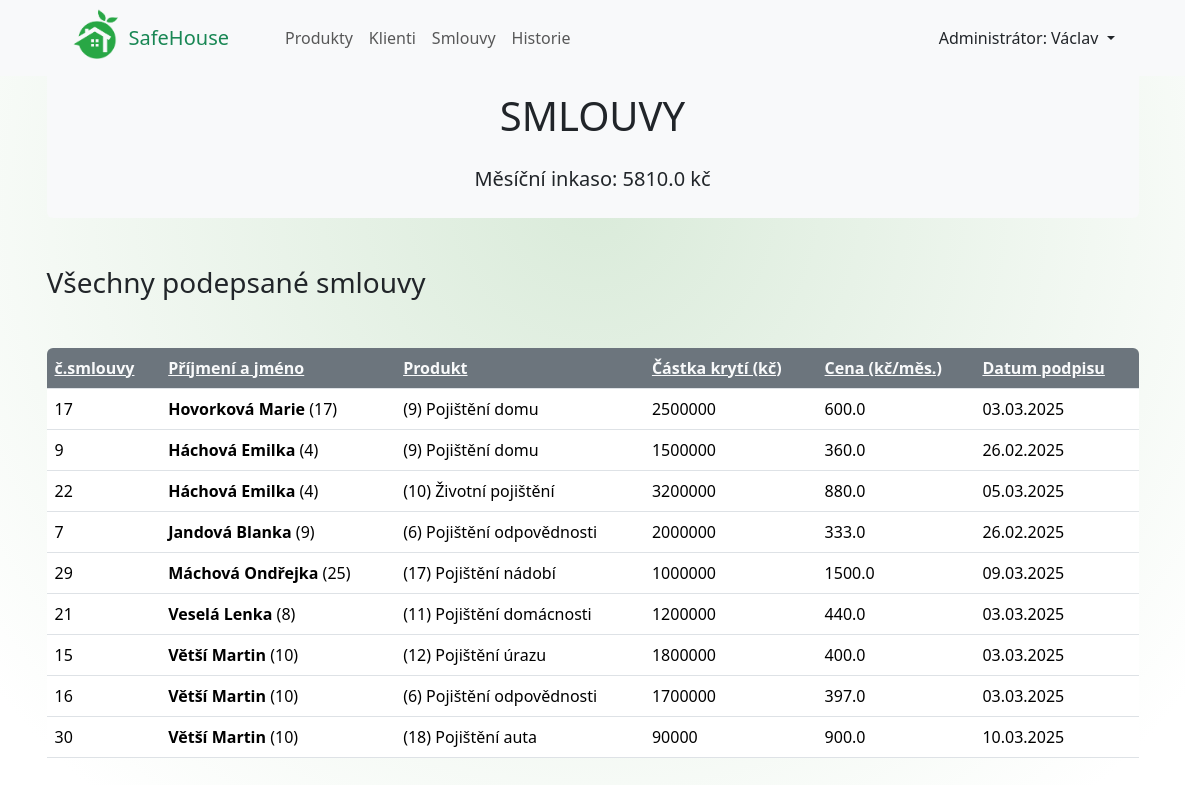
Page /smlouvy?sort=klient__prijmeni on the committed database.
### pojistenci_app/models.py (models this page shows, shortened)
class Smlouvy(models.Model):
    klient = models.ForeignKey(Klienti, on_delete=models.CASCADE)
    produkt = models.ForeignKey(Produkty, on_delete=models.CASCADE)
    castka_kryti = models.IntegerField(verbose_name="Částka krytí")
    cena = models.FloatField(verbose_name="Cena")
    datum = models.DateField(auto_now=True)
    class Meta:
        verbose_name_plural = "Smlouvy"

class Klienti(models.Model):
    jmeno = models.CharField(max_length=40, verbose_name="Jméno")
    prijmeni = models.CharField(max_length=40, verbose_name="Příjmení")
    je_muz = models.BooleanField(default=True)
    narozeni = models.DateField(verbose_name="Datum narození")
    foto = models.CharField(
        max_length=60, verbose_name="Název obrázku")
    datum_registrace = models.DateField(auto_now=True)
    class Meta:
        verbose_name = "Klient"
        verbose_name_plural = "Klienti"

class Produkty(models.Model):
    nazev = models.CharField(max_length=80, verbose_name="Název produktu")
    predmet_kryti = models.CharField(
        max_length=200, verbose_name="Předmět krytí")
    zakladni_castka = models.IntegerField(
        verbose_name="Základní částka krytí")
    zakladni_cena = models.IntegerField(verbose_name="Základní cena")
    pomer = models.FloatField("Poměr mezi částkou krytí a cenou pojištění")
    class Meta:
        verbose_name = "Produkt"
        verbose_name_plural = "Produkty"

### pojistenci_app/views.py (the view)
# urls.py: path('smlouvy',
def smlouvy(request):
    sort_param = request.GET.get("sort", "id")
    smlouvy = Smlouvy.objects.all().order_by(sort_param)
    inkaso_celkem = smlouvy.aggregate(Sum('cena'))
    return render(request, 'pojistenci_app/smlouvy.html', {'smlouvy': smlouvy,
                                                           'inkaso_celkem': inkaso_celkem,
                                                           'sort_param': sort_param})

### pojistenci_app/templates/pojistenci_app/smlouvy.html (shortened to what this page needs)
{% extends "base.html" %}
{% load static %}
{% block styles %}
    <link rel="stylesheet" href="{% static 'pojistenci_app/smlouvy.css' %}">
{% endblock styles %}
{% block content %}
<div class="container-md">
    <div class="bg-light rounded-bottom mb-5">
        <h1 class="text-center pt-3">SMLOUVY</h1>
        <div class="d-flex justify-content-center my-4 pb-2">
        <p class="lead">Měsíční inkaso: <b>{{ inkaso_celkem.cena__sum }} kč</b></p>
        </div>
    </div>
    <h3 class="mb-5">Všechny podepsané smlouvy</h3>
    <table class="table table-hover" id="vsechny_smlouvy">
        <thead>
        <tr>
                <th scope="col" class="bg-secondary">
                    <a class="link-light" href="?sort={% if sort_param == 'id' %}-id
                                   {% else %}id{% endif %}">č.smlouvy</a>
                </th>
                <th scope="col" class="bg-secondary">
                    <a class="link-light" href="?sort={% if sort_param == 'klient__prijmeni' %}-klient__prijmeni
                                   {% else %}klient__prijmeni{% endif %}">Příjmení a jméno</a>
                </th>
                <th scope="col" class="bg-secondary">
                    <a class="link-light" href="?sort={% if sort_param == 'produkt_id__id' %}-produkt_id__id
                                   {% else %}produkt_id__id{% endif %}">Produkt</a>
                </th>
                <th scope="col" class="bg-secondary">
                    <a class="link-light" href="?sort={% if sort_param == 'castka_kryti' %}-castka_kryti
                                   {% else %}castka_kryti{% endif %}">Částka krytí (kč)</a>
                </th>
                <th scope="col" class="bg-secondary">
                    <a class="link-light" href="?sort={% if sort_param == 'cena' %}-cena
                                   {% else %}cena{% endif %}">Cena (kč/měs.)</a>
                </th>
                <th scope="col" class="bg-secondary">
                    <a class="link-light" href="?sort={% if sort_param == 'datum' %}-datum
                                   {% else %}datum{% endif %}">Datum podpisu</a>
                </th>
        </tr>
        </thead>
        <tbody>
        {% for smlouva in smlouvy %}
        <tr style="vertical-align: middle;">
            <td scope="row">{{ smlouva.id }}</td>
            <td><b>{{ smlouva.klient.prijmeni }}
                {{ smlouva.klient.jmeno }}</b> ({{ smlouva.klient.id }})</td>
            <td>({{ smlouva.produkt.id }}) {{ smlouva.produkt.nazev }}</td>
            <td>{{ smlouva.castka_kryti }}</td>
            <td>{{ smlouva.cena }}</td>
            <td>{{ smlouva.datum|date:"d.m.Y" }}</td>
        </tr>
        {% endfor %}
        </tbody>
    </table>
</div>
{% endblock content %}

### pojistenci_app/static/pojistenci_app/smlouvy.css (style rules this page uses)
#vsechny_smlouvy th:first-child { border-top-left-radius: 6px; }
#vsechny_smlouvy th:last-child { border-top-right-radius: 6px; }

### static/base.css (style rules this page uses)
html { scrollbar-gutter: stable; }
body { background: radial-gradient(circle at center 200px, #daebda, #ffffff 90%); position: relative; background-repeat: no-repeat; min-height: 100vh; }

### rows in the picture
Smlouvy: id "17", klient.prijmeni "Hovorková", klient.jmeno "Marie", klient.id "17", produkt.id "9", produkt.nazev "Pojištění domu", castka_kryti "2500000", cena "600.0", datum "03.03.2025"
Smlouvy: id "9", klient.prijmeni "Háchová", klient.jmeno "Emilka", klient.id "4", produkt.id "9", produkt.nazev "Pojištění domu", castka_kryti "1500000", cena "360.0", datum "26.02.2025"
Smlouvy: id "22", klient.prijmeni "Háchová", klient.jmeno "Emilka", klient.id "4", produkt.id "10", produkt.nazev "Životní pojištění", castka_kryti "3200000", cena "880.0", datum "05.03.2025"
Smlouvy: id "7", klient.prijmeni "Jandová", klient.jmeno "Blanka", klient.id "9", produkt.id "6", produkt.nazev "Pojištění odpovědnosti", castka_kryti "2000000", cena "333.0", datum "26.02.2025"
Smlouvy: id "29", klient.prijmeni "Máchová", klient.jmeno "Ondřejka", klient.id "25", produkt.id "17", produkt.nazev "Pojištění nádobí", castka_kryti "1000000", cena "1500.0", datum "09.03.2025"
Smlouvy: id "21", klient.prijmeni "Veselá", klient.jmeno "Lenka", klient.id "8", produkt.id "11", produkt.nazev "Pojištění domácnosti", castka_kryti "1200000", cena "440.0", datum "03.03.2025"
Smlouvy: id "15", klient.prijmeni "Větší", klient.jmeno "Martin", klient.id "10", produkt.id "12", produkt.nazev "Pojištění úrazu", castka_kryti "1800000", cena "400.0", datum "03.03.2025"
Smlouvy: id "16", klient.prijmeni "Větší", klient.jmeno "Martin", klient.id "10", produkt.id "6", produkt.nazev "Pojištění odpovědnosti", castka_kryti "1700000", cena "397.0", datum "03.03.2025"
Smlouvy: id "30", klient.prijmeni "Větší", klient.jmeno "Martin", klient.id "10", produkt.id "18", produkt.nazev "Pojištění auta", castka_kryti "90000", cena "900.0", datum "10.03.2025"

### other values in the picture
{{ inkaso_celkem.cena__sum }} "5810.0"
